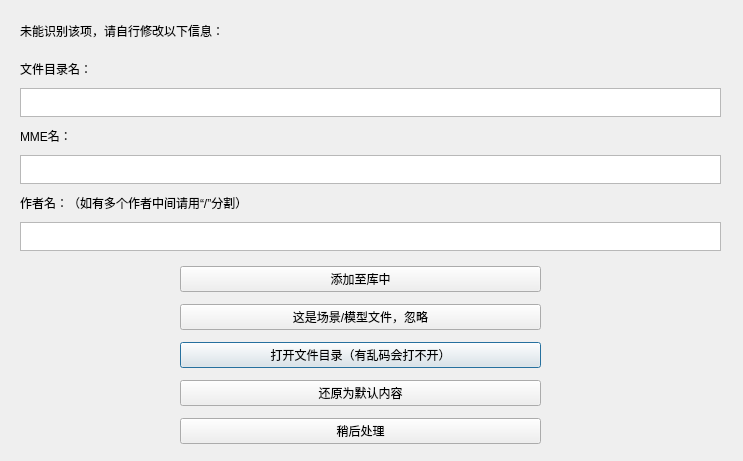
<?xml version="1.0" encoding="UTF-8"?>
<ui version="4.0">
 <class>Dialog</class>
 <widget class="QDialog" name="Dialog">
  <property name="geometry">
   <rect>
    <x>0</x>
    <y>0</y>
    <width>743</width>
    <height>461</height>
   </rect>
  </property>
  <property name="windowTitle">
   <string>MME录入</string>
  </property>
  <widget class="QLabel" name="tips_label">
   <property name="enabled">
    <bool>true</bool>
   </property>
   <property name="geometry">
    <rect>
     <x>20</x>
     <y>20</y>
     <width>381</width>
     <height>21</height>
    </rect>
   </property>
   <property name="text">
    <string>未能识别该项，请自行修改以下信息：</string>
   </property>
  </widget>
  <widget class="QWidget" name="verticalLayoutWidget">
   <property name="geometry">
    <rect>
     <x>20</x>
     <y>60</y>
     <width>701</width>
     <height>191</height>
    </rect>
   </property>
   <layout class="QVBoxLayout" name="text_layout" stretch="0,0,0,0,0,0">
    <property name="spacing">
     <number>10</number>
    </property>
    <property name="sizeConstraint">
     <enum>QLayout::SetNoConstraint</enum>
    </property>
    <property name="leftMargin">
     <number>0</number>
    </property>
    <property name="topMargin">
     <number>0</number>
    </property>
    <property name="bottomMargin">
     <number>0</number>
    </property>
    <item>
     <widget class="QLabel" name="dirname_label">
      <property name="text">
       <string>文件目录名：</string>
      </property>
      <property name="textFormat">
       <enum>Qt::PlainText</enum>
      </property>
     </widget>
    </item>
    <item>
     <widget class="QTextEdit" name="dir_text_edit">
      <property name="maximumSize">
       <size>
        <width>16777215</width>
        <height>87</height>
       </size>
      </property>
     </widget>
    </item>
    <item>
     <widget class="QLabel" name="filename_label">
      <property name="text">
       <string>MME名：</string>
      </property>
     </widget>
    </item>
    <item>
     <widget class="QTextEdit" name="file_text_edit">
      <property name="sizeAdjustPolicy">
       <enum>QAbstractScrollArea::AdjustToContents</enum>
      </property>
     </widget>
    </item>
    <item>
     <widget class="QLabel" name="writer_label">
      <property name="text">
       <string>&lt;html&gt;&lt;head/&gt;&lt;body&gt;&lt;p&gt;作者名：（如有多个作者中间请用“/”分割）&lt;/p&gt;&lt;/body&gt;&lt;/html&gt;</string>
      </property>
     </widget>
    </item>
    <item>
     <widget class="QTextEdit" name="writer_text_edit"/>
    </item>
   </layout>
  </widget>
  <widget class="QWidget" name="gridLayoutWidget">
   <property name="geometry">
    <rect>
     <x>180</x>
     <y>260</y>
     <width>361</width>
     <height>191</height>
    </rect>
   </property>
   <layout class="QGridLayout" name="choice_layout">
    <item row="2" column="0">
     <widget class="QPushButton" name="open_dir_button">
      <property name="text">
       <string>打开文件目录（有乱码会打不开）</string>
      </property>
     </widget>
    </item>
    <item row="0" column="0">
     <widget class="QPushButton" name="add_item_button">
      <property name="text">
       <string>添加至库中</string>
      </property>
     </widget>
    </item>
    <item row="7" column="0">
     <widget class="QPushButton" name="reset_text_button">
      <property name="text">
       <string>还原为默认内容</string>
      </property>
     </widget>
    </item>
    <item row="9" column="0">
     <widget class="QPushButton" name="wait_handle_button">
      <property name="text">
       <string>稍后处理</string>
      </property>
     </widget>
    </item>
    <item row="1" column="0">
     <widget class="QPushButton" name="cancel_button">
      <property name="text">
       <string>这是场景/模型文件，忽略</string>
      </property>
     </widget>
    </item>
   </layout>
  </widget>
 </widget>
 <resources/>
 <connections>
  <connection>
   <sender>cancel_button</sender>
   <signal>clicked()</signal>
   <receiver>Dialog</receiver>
   <slot>ignore_item()</slot>
   <hints>
    <hint type="sourcelabel">
     <x>462</x>
     <y>367</y>
    </hint>
    <hint type="destinationlabel">
     <x>597</x>
     <y>380</y>
    </hint>
   </hints>
  </connection>
  <connection>
   <sender>open_dir_button</sender>
   <signal>clicked()</signal>
   <receiver>Dialog</receiver>
   <slot>open_dir()</slot>
   <hints>
    <hint type="sourcelabel">
     <x>502</x>
     <y>282</y>
    </hint>
    <hint type="destinationlabel">
     <x>600</x>
     <y>299</y>
    </hint>
   </hints>
  </connection>
  <connection>
   <sender>add_item_button</sender>
   <signal>clicked()</signal>
   <receiver>Dialog</receiver>
   <slot>add_item()</slot>
   <hints>
    <hint type="sourcelabel">
     <x>511</x>
     <y>329</y>
    </hint>
    <hint type="destinationlabel">
     <x>599</x>
     <y>345</y>
    </hint>
   </hints>
  </connection>
  <connection>
   <sender>wait_handle_button</sender>
   <signal>clicked()</signal>
   <receiver>Dialog</receiver>
   <slot>wait_handle()</slot>
   <hints>
    <hint type="sourcelabel">
     <x>494</x>
     <y>416</y>
    </hint>
    <hint type="destinationlabel">
     <x>595</x>
     <y>427</y>
    </hint>
   </hints>
  </connection>
  <connection>
   <sender>reset_text_button</sender>
   <signal>clicked()</signal>
   <receiver>Dialog</receiver>
   <slot>reset_text()</slot>
   <hints>
    <hint type="sourcelabel">
     <x>379</x>
     <y>387</y>
    </hint>
    <hint type="destinationlabel">
     <x>574</x>
     <y>392</y>
    </hint>
   </hints>
  </connection>
 </connections>
 <slots>
  <slot>open_dir()</slot>
  <slot>add_item()</slot>
  <slot>wait_handle()</slot>
  <slot>reset_text()</slot>
  <slot>ignore_item()</slot>
 </slots>
</ui>
